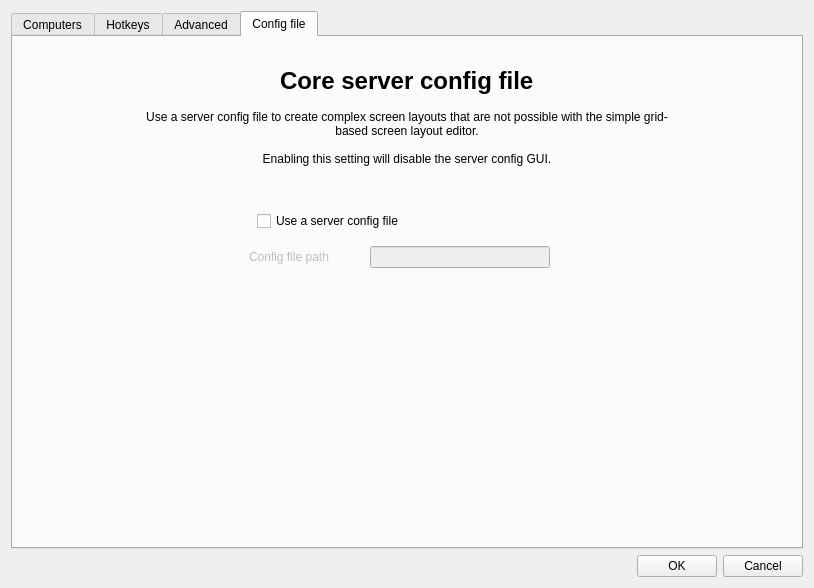
<?xml version="1.0" encoding="UTF-8"?>
<ui version="4.0">
 <class>ServerConfigDialog</class>
 <widget class="QDialog" name="ServerConfigDialog">
  <property name="geometry">
   <rect>
    <x>0</x>
    <y>0</y>
    <width>814</width>
    <height>588</height>
   </rect>
  </property>
  <property name="minimumSize">
   <size>
    <width>0</width>
    <height>0</height>
   </size>
  </property>
  <property name="windowTitle">
   <string>Server Configuration</string>
  </property>
  <layout class="QVBoxLayout">
   <item>
    <widget class="QTabWidget" name="m_pTabWidget">
     <property name="minimumSize">
      <size>
       <width>0</width>
       <height>0</height>
      </size>
     </property>
     <property name="currentIndex">
      <number>3</number>
     </property>
     <widget class="QWidget" name="m_pTabScreens">
      <attribute name="title">
       <string>Computers</string>
      </attribute>
      <layout class="QVBoxLayout">
       <property name="leftMargin">
        <number>6</number>
       </property>
       <property name="topMargin">
        <number>5</number>
       </property>
       <property name="rightMargin">
        <number>6</number>
       </property>
       <property name="bottomMargin">
        <number>5</number>
       </property>
       <item>
        <layout class="QHBoxLayout">
         <property name="spacing">
          <number>6</number>
         </property>
         <item>
          <widget class="TrashScreenWidget" name="m_pTrashScreenWidget">
           <property name="acceptDrops">
            <bool>true</bool>
           </property>
           <property name="toolTip">
            <string>Drag a screen from the grid to the trashcan to remove it.</string>
           </property>
           <property name="frameShape">
            <enum>QFrame::StyledPanel</enum>
           </property>
           <property name="frameShadow">
            <enum>QFrame::Raised</enum>
           </property>
           <property name="text">
            <string/>
           </property>
           <property name="pixmap">
            <pixmap>:/icons/64x64/user-trash.png</pixmap>
           </property>
          </widget>
         </item>
         <item>
          <spacer name="horizontalSpacer_21">
           <property name="orientation">
            <enum>Qt::Horizontal</enum>
           </property>
           <property name="sizeHint" stdset="0">
            <size>
             <width>40</width>
             <height>20</height>
            </size>
           </property>
          </spacer>
         </item>
         <item>
          <widget class="QLabel" name="label_2">
           <property name="sizePolicy">
            <sizepolicy hsizetype="Preferred" vsizetype="Preferred">
             <horstretch>1</horstretch>
             <verstretch>0</verstretch>
            </sizepolicy>
           </property>
           <property name="maximumSize">
            <size>
             <width>310</width>
             <height>16777215</height>
            </size>
           </property>
           <property name="text">
            <string>Configure the layout of your computer displays by dragging to where you want.</string>
           </property>
           <property name="alignment">
            <set>Qt::AlignCenter</set>
           </property>
           <property name="wordWrap">
            <bool>true</bool>
           </property>
           <property name="indent">
            <number>-1</number>
           </property>
          </widget>
         </item>
         <item>
          <spacer name="horizontalSpacer_22">
           <property name="orientation">
            <enum>Qt::Horizontal</enum>
           </property>
           <property name="sizeHint" stdset="0">
            <size>
             <width>40</width>
             <height>20</height>
            </size>
           </property>
          </spacer>
         </item>
         <item>
          <layout class="QVBoxLayout" name="verticalLayout">
           <property name="spacing">
            <number>0</number>
           </property>
           <property name="leftMargin">
            <number>0</number>
           </property>
           <item>
            <widget class="QPushButton" name="m_pButtonAddComputer">
             <property name="text">
              <string>Add computer</string>
             </property>
             <property name="default">
              <bool>true</bool>
             </property>
            </widget>
           </item>
          </layout>
         </item>
        </layout>
       </item>
       <item>
        <spacer name="verticalSpacer">
         <property name="orientation">
          <enum>Qt::Vertical</enum>
         </property>
         <property name="sizeType">
          <enum>QSizePolicy::Fixed</enum>
         </property>
         <property name="sizeHint" stdset="0">
          <size>
           <width>20</width>
           <height>10</height>
          </size>
         </property>
        </spacer>
       </item>
       <item>
        <widget class="ScreenSetupView" name="m_pScreenSetupView">
         <property name="sizePolicy">
          <sizepolicy hsizetype="MinimumExpanding" vsizetype="Expanding">
           <horstretch>0</horstretch>
           <verstretch>0</verstretch>
          </sizepolicy>
         </property>
         <property name="minimumSize">
          <size>
           <width>0</width>
           <height>273</height>
          </size>
         </property>
         <property name="maximumSize">
          <size>
           <width>16777215</width>
           <height>16777215</height>
          </size>
         </property>
         <property name="acceptDrops">
          <bool>true</bool>
         </property>
         <property name="autoFillBackground">
          <bool>false</bool>
         </property>
         <property name="frameShape">
          <enum>QFrame::StyledPanel</enum>
         </property>
         <property name="frameShadow">
          <enum>QFrame::Sunken</enum>
         </property>
        </widget>
       </item>
      </layout>
     </widget>
     <widget class="QWidget" name="m_pTabHotkeys">
      <attribute name="title">
       <string>Hotkeys</string>
      </attribute>
      <layout class="QHBoxLayout">
       <item>
        <widget class="QGroupBox" name="groupBox">
         <property name="font">
          <font>
           <kerning>false</kerning>
          </font>
         </property>
         <property name="title">
          <string>&amp;Hotkeys</string>
         </property>
         <layout class="QGridLayout">
          <item row="0" column="0" rowspan="4">
           <widget class="QListWidget" name="m_pListHotkeys"/>
          </item>
          <item row="0" column="1">
           <widget class="QPushButton" name="m_pButtonNewHotkey">
            <property name="enabled">
             <bool>true</bool>
            </property>
            <property name="text">
             <string>&amp;New</string>
            </property>
           </widget>
          </item>
          <item row="1" column="1">
           <widget class="QPushButton" name="m_pButtonEditHotkey">
            <property name="enabled">
             <bool>false</bool>
            </property>
            <property name="text">
             <string>&amp;Edit</string>
            </property>
           </widget>
          </item>
          <item row="2" column="1">
           <widget class="QPushButton" name="m_pButtonRemoveHotkey">
            <property name="enabled">
             <bool>false</bool>
            </property>
            <property name="text">
             <string>&amp;Remove</string>
            </property>
           </widget>
          </item>
          <item row="3" column="1">
           <spacer>
            <property name="orientation">
             <enum>Qt::Vertical</enum>
            </property>
            <property name="sizeHint" stdset="0">
             <size>
              <width>75</width>
              <height>161</height>
             </size>
            </property>
           </spacer>
          </item>
         </layout>
        </widget>
       </item>
       <item>
        <widget class="QGroupBox" name="groupBox_2">
         <property name="font">
          <font>
           <kerning>true</kerning>
          </font>
         </property>
         <property name="title">
          <string>A&amp;ctions</string>
         </property>
         <layout class="QGridLayout">
          <item row="0" column="0" rowspan="4">
           <widget class="QListWidget" name="m_pListActions"/>
          </item>
          <item row="0" column="1">
           <widget class="QPushButton" name="m_pButtonNewAction">
            <property name="enabled">
             <bool>false</bool>
            </property>
            <property name="text">
             <string>Ne&amp;w</string>
            </property>
           </widget>
          </item>
          <item row="1" column="1">
           <widget class="QPushButton" name="m_pButtonEditAction">
            <property name="enabled">
             <bool>false</bool>
            </property>
            <property name="text">
             <string>E&amp;dit</string>
            </property>
           </widget>
          </item>
          <item row="2" column="1">
           <widget class="QPushButton" name="m_pButtonRemoveAction">
            <property name="enabled">
             <bool>false</bool>
            </property>
            <property name="text">
             <string>Re&amp;move</string>
            </property>
           </widget>
          </item>
          <item row="3" column="1">
           <spacer>
            <property name="orientation">
             <enum>Qt::Vertical</enum>
            </property>
            <property name="sizeHint" stdset="0">
             <size>
              <width>20</width>
              <height>40</height>
             </size>
            </property>
           </spacer>
          </item>
         </layout>
        </widget>
       </item>
      </layout>
     </widget>
     <widget class="QWidget" name="m_pTabAdvanced">
      <attribute name="title">
       <string>Advanced</string>
      </attribute>
      <layout class="QGridLayout">
       <property name="leftMargin">
        <number>9</number>
       </property>
       <property name="rightMargin">
        <number>9</number>
       </property>
       <item row="1" column="0">
        <layout class="QVBoxLayout" name="verticalLayout_21">
         <property name="spacing">
          <number>0</number>
         </property>
         <property name="topMargin">
          <number>0</number>
         </property>
         <property name="bottomMargin">
          <number>0</number>
         </property>
         <item>
          <widget class="QGroupBox" name="m_pGroupSwitch">
           <property name="font">
            <font>
             <kerning>true</kerning>
            </font>
           </property>
           <property name="title">
            <string>&amp;Switch computer</string>
           </property>
           <layout class="QVBoxLayout">
            <property name="spacing">
             <number>6</number>
            </property>
            <property name="topMargin">
             <number>6</number>
            </property>
            <property name="bottomMargin">
             <number>6</number>
            </property>
            <item>
             <layout class="QHBoxLayout">
              <item>
               <widget class="QCheckBox" name="m_pCheckBoxSwitchDelay">
                <property name="enabled">
                 <bool>true</bool>
                </property>
                <property name="text">
                 <string>Switch &amp;after waiting</string>
                </property>
               </widget>
              </item>
              <item>
               <spacer>
                <property name="orientation">
                 <enum>Qt::Horizontal</enum>
                </property>
                <property name="sizeHint" stdset="0">
                 <size>
                  <width>40</width>
                  <height>20</height>
                 </size>
                </property>
               </spacer>
              </item>
              <item>
               <widget class="QSpinBox" name="m_pSpinBoxSwitchDelay">
                <property name="enabled">
                 <bool>false</bool>
                </property>
                <property name="minimum">
                 <number>10</number>
                </property>
                <property name="maximum">
                 <number>10000</number>
                </property>
                <property name="singleStep">
                 <number>10</number>
                </property>
                <property name="value">
                 <number>250</number>
                </property>
               </widget>
              </item>
              <item>
               <widget class="QLabel" name="m_pLabel_14">
                <property name="text">
                 <string>ms</string>
                </property>
               </widget>
              </item>
             </layout>
            </item>
            <item>
             <layout class="QHBoxLayout">
              <item>
               <widget class="QCheckBox" name="m_pCheckBoxSwitchDoubleTap">
                <property name="enabled">
                 <bool>true</bool>
                </property>
                <property name="text">
                 <string>Switch on double &amp;tap within</string>
                </property>
               </widget>
              </item>
              <item>
               <spacer>
                <property name="orientation">
                 <enum>Qt::Horizontal</enum>
                </property>
                <property name="sizeHint" stdset="0">
                 <size>
                  <width>40</width>
                  <height>20</height>
                 </size>
                </property>
               </spacer>
              </item>
              <item>
               <widget class="QSpinBox" name="m_pSpinBoxSwitchDoubleTap">
                <property name="enabled">
                 <bool>false</bool>
                </property>
                <property name="minimum">
                 <number>10</number>
                </property>
                <property name="maximum">
                 <number>10000</number>
                </property>
                <property name="singleStep">
                 <number>10</number>
                </property>
                <property name="value">
                 <number>250</number>
                </property>
               </widget>
              </item>
              <item>
               <widget class="QLabel" name="m_pLabel_15">
                <property name="text">
                 <string>ms</string>
                </property>
               </widget>
              </item>
             </layout>
            </item>
           </layout>
          </widget>
         </item>
         <item>
          <spacer name="verticalSpacer_41">
           <property name="orientation">
            <enum>Qt::Vertical</enum>
           </property>
           <property name="sizeType">
            <enum>QSizePolicy::Fixed</enum>
           </property>
           <property name="sizeHint" stdset="0">
            <size>
             <width>20</width>
             <height>13</height>
            </size>
           </property>
          </spacer>
         </item>
         <item>
          <widget class="QGroupBox" name="groupBox_3">
           <property name="font">
            <font>
             <kerning>true</kerning>
            </font>
           </property>
           <property name="title">
            <string>Clipboard sharing</string>
           </property>
           <layout class="QVBoxLayout" name="verticalLayout_3">
            <property name="topMargin">
             <number>6</number>
            </property>
            <item>
             <layout class="QHBoxLayout" name="horizontalLayout">
              <property name="spacing">
               <number>6</number>
              </property>
              <item>
               <widget class="QCheckBox" name="m_pCheckBoxEnableClipboard">
                <property name="sizePolicy">
                 <sizepolicy hsizetype="Minimum" vsizetype="Preferred">
                  <horstretch>0</horstretch>
                  <verstretch>0</verstretch>
                 </sizepolicy>
                </property>
                <property name="text">
                 <string>Enable clipboard sharing</string>
                </property>
                <property name="checked">
                 <bool>true</bool>
                </property>
               </widget>
              </item>
              <item>
               <spacer name="horizontalSpacer">
                <property name="orientation">
                 <enum>Qt::Horizontal</enum>
                </property>
                <property name="sizeHint" stdset="0">
                 <size>
                  <width>40</width>
                  <height>20</height>
                 </size>
                </property>
               </spacer>
              </item>
              <item>
               <widget class="QSpinBox" name="m_pSpinBoxClipboardSizeLimit">
                <property name="enabled">
                 <bool>false</bool>
                </property>
                <property name="maximum">
                 <number>10000</number>
                </property>
                <property name="value">
                 <number>3</number>
                </property>
               </widget>
              </item>
              <item>
               <widget class="QLabel" name="label_4">
                <property name="text">
                 <string>mb</string>
                </property>
               </widget>
              </item>
             </layout>
            </item>
            <item>
             <spacer name="verticalSpacer_3">
              <property name="orientation">
               <enum>Qt::Vertical</enum>
              </property>
              <property name="sizeHint" stdset="0">
               <size>
                <width>20</width>
                <height>60</height>
               </size>
              </property>
             </spacer>
            </item>
           </layout>
          </widget>
         </item>
        </layout>
       </item>
       <item row="5" column="0">
        <spacer>
         <property name="orientation">
          <enum>Qt::Vertical</enum>
         </property>
         <property name="sizeHint" stdset="0">
          <size>
           <width>20</width>
           <height>40</height>
          </size>
         </property>
        </spacer>
       </item>
       <item row="4" column="0" colspan="3">
        <widget class="QGroupBox" name="m_pGroupSwitchCorners">
         <property name="font">
          <font>
           <kerning>true</kerning>
          </font>
         </property>
         <property name="title">
          <string>&amp;Dead corners for this computer</string>
         </property>
         <property name="checked">
          <bool>false</bool>
         </property>
         <layout class="QGridLayout">
          <property name="topMargin">
           <number>6</number>
          </property>
          <item row="1" column="0" colspan="3">
           <widget class="QCheckBox" name="m_pCheckBoxCornerTopLeft">
            <property name="text">
             <string>To&amp;p-left</string>
            </property>
           </widget>
          </item>
          <item row="1" column="3" colspan="2">
           <widget class="QCheckBox" name="m_pCheckBoxCornerTopRight">
            <property name="text">
             <string>Top-rig&amp;ht</string>
            </property>
           </widget>
          </item>
          <item row="2" column="0" colspan="3">
           <widget class="QCheckBox" name="m_pCheckBoxCornerBottomLeft">
            <property name="text">
             <string>&amp;Bottom-left</string>
            </property>
           </widget>
          </item>
          <item row="2" column="3" colspan="2">
           <widget class="QCheckBox" name="m_pCheckBoxCornerBottomRight">
            <property name="text">
             <string>Bottom-ri&amp;ght</string>
            </property>
           </widget>
          </item>
          <item row="1" column="5">
           <layout class="QHBoxLayout" name="horizontalLayout_21">
            <item>
             <widget class="QLabel" name="label">
              <property name="text">
               <string>Cor&amp;ner Size:</string>
              </property>
              <property name="buddy">
               <cstring>m_pSpinBoxSwitchCornerSize</cstring>
              </property>
             </widget>
            </item>
            <item>
             <widget class="QSpinBox" name="m_pSpinBoxSwitchCornerSize">
              <property name="maximum">
               <number>30000</number>
              </property>
             </widget>
            </item>
            <item>
             <widget class="QLabel" name="label_3">
              <property name="text">
               <string>px</string>
              </property>
             </widget>
            </item>
           </layout>
          </item>
         </layout>
        </widget>
       </item>
       <item row="1" column="2">
        <layout class="QVBoxLayout" name="verticalLayout_4">
         <property name="topMargin">
          <number>0</number>
         </property>
         <property name="rightMargin">
          <number>0</number>
         </property>
         <item>
          <widget class="QGroupBox" name="m_pGroupOptions">
           <property name="font">
            <font>
             <kerning>false</kerning>
            </font>
           </property>
           <property name="title">
            <string>&amp;Options</string>
           </property>
           <layout class="QGridLayout">
            <property name="verticalSpacing">
             <number>12</number>
            </property>
            <item row="11" column="0">
             <spacer>
              <property name="orientation">
               <enum>Qt::Vertical</enum>
              </property>
              <property name="sizeHint" stdset="0">
               <size>
                <width>20</width>
                <height>16</height>
               </size>
              </property>
             </spacer>
            </item>
            <item row="1" column="0">
             <widget class="QCheckBox" name="m_pCheckBoxRelativeMouseMoves">
              <property name="enabled">
               <bool>true</bool>
              </property>
              <property name="text">
               <string>Use &amp;relative mouse moves</string>
              </property>
             </widget>
            </item>
            <item row="0" column="0">
             <layout class="QHBoxLayout">
              <property name="spacing">
               <number>9</number>
              </property>
              <property name="leftMargin">
               <number>0</number>
              </property>
              <item>
               <widget class="QCheckBox" name="m_pCheckBoxHeartbeat">
                <property name="enabled">
                 <bool>true</bool>
                </property>
                <property name="text">
                 <string>&amp;Check clients every</string>
                </property>
               </widget>
              </item>
              <item>
               <spacer>
                <property name="orientation">
                 <enum>Qt::Horizontal</enum>
                </property>
                <property name="sizeHint" stdset="0">
                 <size>
                  <width>40</width>
                  <height>20</height>
                 </size>
                </property>
               </spacer>
              </item>
              <item>
               <widget class="QSpinBox" name="m_pSpinBoxHeartbeat">
                <property name="enabled">
                 <bool>false</bool>
                </property>
                <property name="sizePolicy">
                 <sizepolicy hsizetype="Maximum" vsizetype="Fixed">
                  <horstretch>0</horstretch>
                  <verstretch>0</verstretch>
                 </sizepolicy>
                </property>
                <property name="minimum">
                 <number>1000</number>
                </property>
                <property name="maximum">
                 <number>30000</number>
                </property>
                <property name="singleStep">
                 <number>1000</number>
                </property>
                <property name="value">
                 <number>5000</number>
                </property>
               </widget>
              </item>
              <item>
               <widget class="QLabel" name="m_pLabel_16">
                <property name="text">
                 <string>ms</string>
                </property>
               </widget>
              </item>
             </layout>
            </item>
            <item row="4" column="0">
             <widget class="QCheckBox" name="m_pCheckBoxIgnoreAutoConfigClient">
              <property name="text">
               <string>Ignore auto config clients</string>
              </property>
             </widget>
            </item>
            <item row="6" column="0">
             <widget class="QCheckBox" name="m_pCheckBoxDisableLockToScreen">
              <property name="text">
               <string>Disable lock to screen</string>
              </property>
             </widget>
            </item>
            <item row="3" column="0">
             <widget class="QCheckBox" name="m_pCheckBoxWin32KeepForeground">
              <property name="enabled">
               <bool>true</bool>
              </property>
              <property name="text">
               <string>Don't take &amp;foreground window on Windows servers</string>
              </property>
             </widget>
            </item>
           </layout>
          </widget>
         </item>
        </layout>
       </item>
       <item row="3" column="0">
        <spacer name="verticalSpacer_5">
         <property name="orientation">
          <enum>Qt::Vertical</enum>
         </property>
         <property name="sizeType">
          <enum>QSizePolicy::Fixed</enum>
         </property>
         <property name="sizeHint" stdset="0">
          <size>
           <width>20</width>
           <height>13</height>
          </size>
         </property>
        </spacer>
       </item>
      </layout>
     </widget>
     <widget class="QWidget" name="m_pTabAdvancedConfig">
      <property name="sizePolicy">
       <sizepolicy hsizetype="Preferred" vsizetype="Preferred">
        <horstretch>0</horstretch>
        <verstretch>0</verstretch>
       </sizepolicy>
      </property>
      <attribute name="title">
       <string>Config file</string>
      </attribute>
      <layout class="QVBoxLayout" name="verticalLayout_2">
       <property name="spacing">
        <number>15</number>
       </property>
       <property name="leftMargin">
        <number>120</number>
       </property>
       <property name="topMargin">
        <number>30</number>
       </property>
       <property name="rightMargin">
        <number>120</number>
       </property>
       <item alignment="Qt::AlignHCenter">
        <widget class="QLabel" name="label_5">
         <property name="font">
          <font>
           <pointsize>18</pointsize>
           <bold>true</bold>
          </font>
         </property>
         <property name="text">
          <string>Core server config file</string>
         </property>
         <property name="textFormat">
          <enum>Qt::PlainText</enum>
         </property>
        </widget>
       </item>
       <item>
        <widget class="QLabel" name="label_6">
         <property name="text">
          <string>Use a server config file to create complex screen layouts that are not possible with the simple grid-based screen layout editor.

Enabling this setting will disable the server config GUI.</string>
         </property>
         <property name="textFormat">
          <enum>Qt::MarkdownText</enum>
         </property>
         <property name="alignment">
          <set>Qt::AlignCenter</set>
         </property>
         <property name="wordWrap">
          <bool>true</bool>
         </property>
        </widget>
       </item>
       <item>
        <spacer name="verticalSpacer_4">
         <property name="orientation">
          <enum>Qt::Vertical</enum>
         </property>
         <property name="sizeType">
          <enum>QSizePolicy::Maximum</enum>
         </property>
         <property name="sizeHint" stdset="0">
          <size>
           <width>20</width>
           <height>30</height>
          </size>
         </property>
        </spacer>
       </item>
       <item>
        <layout class="QHBoxLayout" name="horizontalLayout_2">
         <property name="leftMargin">
          <number>0</number>
         </property>
         <property name="topMargin">
          <number>0</number>
         </property>
         <item>
          <spacer name="horizontalSpacer_2">
           <property name="orientation">
            <enum>Qt::Horizontal</enum>
           </property>
           <property name="sizeType">
            <enum>QSizePolicy::Expanding</enum>
           </property>
           <property name="sizeHint" stdset="0">
            <size>
             <width>40</width>
             <height>20</height>
            </size>
           </property>
          </spacer>
         </item>
         <item>
          <widget class="QCheckBox" name="m_pCheckBoxUseExternalConfig">
           <property name="sizePolicy">
            <sizepolicy hsizetype="Fixed" vsizetype="Fixed">
             <horstretch>0</horstretch>
             <verstretch>0</verstretch>
            </sizepolicy>
           </property>
           <property name="minimumSize">
            <size>
             <width>300</width>
             <height>0</height>
            </size>
           </property>
           <property name="text">
            <string>Use a server config file</string>
           </property>
          </widget>
         </item>
         <item>
          <spacer name="horizontalSpacer_3">
           <property name="orientation">
            <enum>Qt::Horizontal</enum>
           </property>
           <property name="sizeType">
            <enum>QSizePolicy::Expanding</enum>
           </property>
           <property name="sizeHint" stdset="0">
            <size>
             <width>40</width>
             <height>20</height>
            </size>
           </property>
          </spacer>
         </item>
        </layout>
       </item>
       <item>
        <layout class="QHBoxLayout" name="horizontalLayout_3">
         <property name="leftMargin">
          <number>40</number>
         </property>
         <property name="topMargin">
          <number>0</number>
         </property>
         <item>
          <spacer name="horizontalSpacer_4">
           <property name="orientation">
            <enum>Qt::Horizontal</enum>
           </property>
           <property name="sizeType">
            <enum>QSizePolicy::Expanding</enum>
           </property>
           <property name="sizeHint" stdset="0">
            <size>
             <width>40</width>
             <height>20</height>
            </size>
           </property>
          </spacer>
         </item>
         <item>
          <widget class="QLabel" name="m_pLabelConfigFile">
           <property name="enabled">
            <bool>false</bool>
           </property>
           <property name="sizePolicy">
            <sizepolicy hsizetype="Fixed" vsizetype="Preferred">
             <horstretch>0</horstretch>
             <verstretch>0</verstretch>
            </sizepolicy>
           </property>
           <property name="minimumSize">
            <size>
             <width>96</width>
             <height>0</height>
            </size>
           </property>
           <property name="text">
            <string>Config file path</string>
           </property>
          </widget>
         </item>
         <item>
          <spacer name="horizontalSpacer_6">
           <property name="orientation">
            <enum>Qt::Horizontal</enum>
           </property>
           <property name="sizeType">
            <enum>QSizePolicy::Fixed</enum>
           </property>
           <property name="sizeHint" stdset="0">
            <size>
             <width>10</width>
             <height>20</height>
            </size>
           </property>
          </spacer>
         </item>
         <item>
          <widget class="QLineEdit" name="m_pEditConfigFile">
           <property name="enabled">
            <bool>false</bool>
           </property>
           <property name="sizePolicy">
            <sizepolicy hsizetype="Fixed" vsizetype="Fixed">
             <horstretch>0</horstretch>
             <verstretch>0</verstretch>
            </sizepolicy>
           </property>
           <property name="minimumSize">
            <size>
             <width>180</width>
             <height>0</height>
            </size>
           </property>
          </widget>
         </item>
         <item>
          <widget class="QPushButton" name="m_pButtonBrowseConfigFile">
           <property name="enabled">
            <bool>false</bool>
           </property>
           <property name="sizePolicy">
            <sizepolicy hsizetype="Fixed" vsizetype="Fixed">
             <horstretch>0</horstretch>
             <verstretch>0</verstretch>
            </sizepolicy>
           </property>
           <property name="minimumSize">
            <size>
             <width>0</width>
             <height>0</height>
            </size>
           </property>
           <property name="cursor">
            <cursorShape>PointingHandCursor</cursorShape>
           </property>
           <property name="text">
            <string/>
           </property>
           <property name="icon">
            <iconset>
             <normaloff>:/icons/64x64/folder.png</normaloff>:/icons/64x64/folder.png</iconset>
           </property>
           <property name="iconSize">
            <size>
             <width>20</width>
             <height>13</height>
            </size>
           </property>
           <property name="flat">
            <bool>true</bool>
           </property>
          </widget>
         </item>
         <item>
          <spacer name="horizontalSpacer_5">
           <property name="orientation">
            <enum>Qt::Horizontal</enum>
           </property>
           <property name="sizeType">
            <enum>QSizePolicy::Expanding</enum>
           </property>
           <property name="sizeHint" stdset="0">
            <size>
             <width>40</width>
             <height>20</height>
            </size>
           </property>
          </spacer>
         </item>
        </layout>
       </item>
       <item>
        <spacer name="verticalSpacer_1">
         <property name="orientation">
          <enum>Qt::Vertical</enum>
         </property>
         <property name="sizeHint" stdset="0">
          <size>
           <width>20</width>
           <height>40</height>
          </size>
         </property>
        </spacer>
       </item>
      </layout>
     </widget>
    </widget>
   </item>
   <item>
    <widget class="QDialogButtonBox" name="m_pButtonBox">
     <property name="orientation">
      <enum>Qt::Horizontal</enum>
     </property>
     <property name="standardButtons">
      <set>QDialogButtonBox::Cancel|QDialogButtonBox::Ok</set>
     </property>
    </widget>
   </item>
  </layout>
 </widget>
 <customwidgets>
  <customwidget>
   <class>ScreenSetupView</class>
   <extends>QTableView</extends>
   <header>ScreenSetupView.h</header>
   <container>1</container>
  </customwidget>
  <customwidget>
   <class>TrashScreenWidget</class>
   <extends>QLabel</extends>
   <header>TrashScreenWidget.h</header>
  </customwidget>
 </customwidgets>
 <tabstops>
  <tabstop>m_pButtonBrowseConfigFile</tabstop>
  <tabstop>m_pButtonAddComputer</tabstop>
  <tabstop>m_pScreenSetupView</tabstop>
  <tabstop>m_pListHotkeys</tabstop>
  <tabstop>m_pButtonNewHotkey</tabstop>
  <tabstop>m_pButtonEditHotkey</tabstop>
  <tabstop>m_pButtonRemoveHotkey</tabstop>
  <tabstop>m_pListActions</tabstop>
  <tabstop>m_pButtonNewAction</tabstop>
  <tabstop>m_pButtonEditAction</tabstop>
  <tabstop>m_pButtonRemoveAction</tabstop>
  <tabstop>m_pCheckBoxSwitchDelay</tabstop>
  <tabstop>m_pSpinBoxSwitchDelay</tabstop>
  <tabstop>m_pCheckBoxSwitchDoubleTap</tabstop>
  <tabstop>m_pSpinBoxSwitchDoubleTap</tabstop>
  <tabstop>m_pCheckBoxEnableClipboard</tabstop>
  <tabstop>m_pSpinBoxClipboardSizeLimit</tabstop>
  <tabstop>m_pCheckBoxHeartbeat</tabstop>
  <tabstop>m_pSpinBoxHeartbeat</tabstop>
  <tabstop>m_pCheckBoxRelativeMouseMoves</tabstop>
  <tabstop>m_pCheckBoxWin32KeepForeground</tabstop>
  <tabstop>m_pCheckBoxIgnoreAutoConfigClient</tabstop>
  <tabstop>m_pCheckBoxDisableLockToScreen</tabstop>
  <tabstop>m_pCheckBoxCornerTopLeft</tabstop>
  <tabstop>m_pCheckBoxCornerBottomLeft</tabstop>
  <tabstop>m_pCheckBoxCornerTopRight</tabstop>
  <tabstop>m_pCheckBoxCornerBottomRight</tabstop>
  <tabstop>m_pSpinBoxSwitchCornerSize</tabstop>
  <tabstop>m_pCheckBoxUseExternalConfig</tabstop>
  <tabstop>m_pEditConfigFile</tabstop>
  <tabstop>m_pTabWidget</tabstop>
 </tabstops>
 <connections>
  <connection>
   <sender>m_pButtonBox</sender>
   <signal>accepted()</signal>
   <receiver>ServerConfigDialog</receiver>
   <slot>accept()</slot>
   <hints>
    <hint type="sourcelabel">
     <x>572</x>
     <y>424</y>
    </hint>
    <hint type="destinationlabel">
     <x>377</x>
     <y>-8</y>
    </hint>
   </hints>
  </connection>
  <connection>
   <sender>m_pButtonBox</sender>
   <signal>rejected()</signal>
   <receiver>ServerConfigDialog</receiver>
   <slot>reject()</slot>
   <hints>
    <hint type="sourcelabel">
     <x>641</x>
     <y>424</y>
    </hint>
    <hint type="destinationlabel">
     <x>595</x>
     <y>1</y>
    </hint>
   </hints>
  </connection>
  <connection>
   <sender>m_pCheckBoxSwitchDelay</sender>
   <signal>toggled(bool)</signal>
   <receiver>m_pSpinBoxSwitchDelay</receiver>
   <slot>setEnabled(bool)</slot>
   <hints>
    <hint type="sourcelabel">
     <x>110</x>
     <y>63</y>
    </hint>
    <hint type="destinationlabel">
     <x>110</x>
     <y>63</y>
    </hint>
   </hints>
  </connection>
  <connection>
   <sender>m_pCheckBoxSwitchDoubleTap</sender>
   <signal>toggled(bool)</signal>
   <receiver>m_pSpinBoxSwitchDoubleTap</receiver>
   <slot>setEnabled(bool)</slot>
   <hints>
    <hint type="sourcelabel">
     <x>110</x>
     <y>63</y>
    </hint>
    <hint type="destinationlabel">
     <x>110</x>
     <y>63</y>
    </hint>
   </hints>
  </connection>
  <connection>
   <sender>m_pCheckBoxHeartbeat</sender>
   <signal>toggled(bool)</signal>
   <receiver>m_pSpinBoxHeartbeat</receiver>
   <slot>setEnabled(bool)</slot>
   <hints>
    <hint type="sourcelabel">
     <x>110</x>
     <y>63</y>
    </hint>
    <hint type="destinationlabel">
     <x>110</x>
     <y>63</y>
    </hint>
   </hints>
  </connection>
  <connection>
   <sender>m_pListHotkeys</sender>
   <signal>itemDoubleClicked(QListWidgetItem*)</signal>
   <receiver>m_pButtonEditHotkey</receiver>
   <slot>click()</slot>
   <hints>
    <hint type="sourcelabel">
     <x>197</x>
     <y>115</y>
    </hint>
    <hint type="destinationlabel">
     <x>304</x>
     <y>115</y>
    </hint>
   </hints>
  </connection>
  <connection>
   <sender>m_pListActions</sender>
   <signal>itemDoubleClicked(QListWidgetItem*)</signal>
   <receiver>m_pButtonEditAction</receiver>
   <slot>click()</slot>
   <hints>
    <hint type="sourcelabel">
     <x>505</x>
     <y>120</y>
    </hint>
    <hint type="destinationlabel">
     <x>677</x>
     <y>118</y>
    </hint>
   </hints>
  </connection>
 </connections>
</ui>
